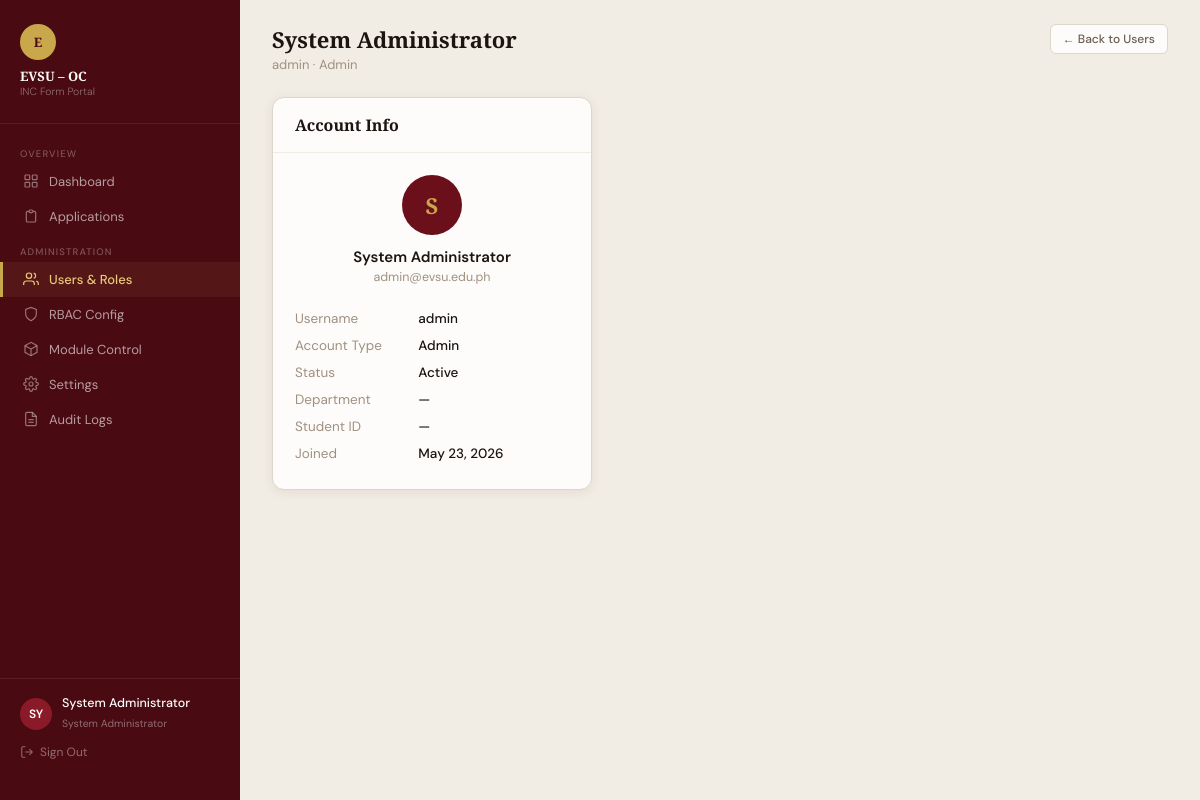
/admin/user_view.php?id=1 (signed in), run on the app's committed database.
### tables this page shows
CREATE TABLE IF NOT EXISTS users (
    id INT AUTO_INCREMENT PRIMARY KEY,
    full_name VARCHAR(150) NOT NULL,
    username VARCHAR(100) NOT NULL UNIQUE,
    email VARCHAR(150) NOT NULL UNIQUE,
    password_hash VARCHAR(255) NOT NULL,
    account_type ENUM('admin','employee','student') NOT NULL DEFAULT 'student',
    status ENUM('pending','active','disabled') NOT NULL DEFAULT 'pending',
    student_id VARCHAR(30) NULL COMMENT 'For students only',
    department VARCHAR(100) NULL,
    created_at TIMESTAMP DEFAULT CURRENT_TIMESTAMP,
    updated_at TIMESTAMP DEFAULT CURRENT_TIMESTAMP ON UPDATE CURRENT_TIMESTAMP
);

### includes/auth.php (called while the page is built, shortened)
<?php
function h(string $s): string {
    return htmlspecialchars($s, ENT_QUOTES | ENT_HTML5, 'UTF-8');
}

### admin/user_view.php (the view, shortened to what this page needs)
<?php
require_once __DIR__ . '/../includes/auth.php';
$pdo = getDB();
$uid = (int)($_GET['id'] ?? 0);
$stmt = $pdo->prepare("SELECT u.*, GROUP_CONCAT(r.role_name SEPARATOR ',') as roles
    FROM users u LEFT JOIN user_roles ur ON ur.user_id=u.id AND u.account_type='employee'
    LEFT JOIN roles r ON ur.role_id=r.id WHERE u.id=? GROUP BY u.id");
$stmt->execute([$uid]); $user = $stmt->fetch();
include __DIR__ . '/../includes/head.php';
?>
<body>
<div class="layout">
<?php include __DIR__ . '/../includes/admin_sidebar.php'; ?>
<main class="main-content">
  <div class="top-bar">
    <div><h2><?= h($user['full_name']) ?></h2><p><?= h($user['username']) ?> · <?= ucfirst($user['account_type']) ?></p></div>
    <a href="/evsu_inc_portal/admin/users.php" class="btn-sm">← Back to Users</a>
  </div>
  <div style="display:grid;grid-template-columns:320px 1fr;gap:1.25rem;align-items:start;">
    <div class="content-card">
      <div class="card-head"><h3>Account Info</h3></div>
      <div class="card-body" style="font-size:13.5px;">
        <div style="text-align:center;margin-bottom:1.25rem;">
          <div style="width:60px;height:60px;border-radius:50%;background:var(--maroon);color:var(--gold);display:flex;align-items:center;justify-content:center;font-family:'Playfair Display',serif;font-size:22px;font-weight:700;margin:0 auto 0.75rem;">
            <?= strtoupper(substr($user['full_name'],0,1)) ?>
          </div>
          <div style="font-weight:600;font-size:15px;"><?= h($user['full_name']) ?></div>
          <div style="color:var(--gray-400);font-size:12.5px;margin-top:2px;"><?= h($user['email']) ?></div>
        </div>
        <table style="width:100%;border-collapse:collapse;">
          <?php foreach([['Username',$user['username']],['Account Type',ucfirst($user['account_type'])],['Status',ucfirst($user['status'])],['Department',$user['department']??'—'],['Student ID',$user['student_id']??'—'],['Joined',date('M d, Y',strtotime($user['created_at']))]] as [$l,$v]): ?>
          <tr><td style="color:var(--gray-400);padding:5px 0;width:45%;"><?= $l ?></td><td style="padding:5px 0;font-weight:500;"><?= h($v) ?></td></tr>
          <?php endforeach; ?>
        </table>
      </div>
    </div>
  </div>
</main>
</div>
</body>
</html>

### includes/head.php (style rules this page uses)
*, *::before, *::after { box-sizing: border-box; margin: 0; padding: 0; }
:root { --maroon: #6B0F1A; --maroon-dark: #4A0A12; --maroon-light: #8B1A28; --gold: #C9A84C; --gold-light: #E8C97A; --gold-pale: #F5EDD3; --white: #FDFCFA; --off-white: #F8F5EE; --gray-100: #F1EDE4; --gray-200: #DDD6CA; --gray-400: #A09080; --gray-600: #6B5D52; --gray-900: #1C1410; --radius: 12px; --radius-sm: 8px; --shadow: 0 2px 12px rgba(107,15,26,0.08); --shadow-md: 0 8px 32px rgba(107,15,26,0.12); --success: #2A6E1A; --danger: #C0392B; --info: #1B5FA3; }
body { font-family: 'DM Sans', sans-serif; background: var(--off-white); color: var(--gray-900); min-height: 100vh; }
.layout { display: flex; min-height: 100vh; }
.main-content { flex: 1; padding: 1.5rem 2rem; min-width: 0; background: var(--gray-100); }
.top-bar { display: flex; align-items: flex-start; justify-content: space-between; margin-bottom: 1.5rem; flex-wrap: wrap; gap: 0.75rem; }
.top-bar h2 { font-family: 'Playfair Display', serif; font-size: 22px; color: var(--gray-900); }
.top-bar p { font-size: 13px; color: var(--gray-400); margin-top: 2px; }
.content-card { background: var(--white); border: 1px solid var(--gray-200); border-radius: var(--radius); box-shadow: var(--shadow); margin-bottom: 1.25rem; overflow: hidden; }
.card-head { display: flex; align-items: center; justify-content: space-between; padding: 1rem 1.375rem; border-bottom: 1px solid var(--gray-100); }
.card-head h3 { font-family: 'Playfair Display', serif; font-size: 16px; color: var(--gray-900); }
.card-body { padding: 1.375rem; }
.btn-sm { display: inline-flex; align-items: center; height: 30px; padding: 0 12px; border: 1px solid var(--gray-200); border-radius: 6px; font-family: 'DM Sans', sans-serif; font-size: 12px; font-weight: 500; cursor: pointer; background: var(--white); color: var(--gray-600); transition: all 0.12s; text-decoration: none; gap: 5px; }

### data on the page
users: full_name "System Administrator", username "admin", account_type "Admin", full_name "S", email "admin@evsu.edu.ph"

### other printed values
$initials "SY"
$_SESSION['full_name'] "System Administrator"
$l "Username"
$v "admin"
$l "Account Type"
$v "Admin"
$l "Status"
$v "Active"
$l "Department"
$v "—"
$l "Student ID"
$l "Joined"
$v "May 23, 2026"
